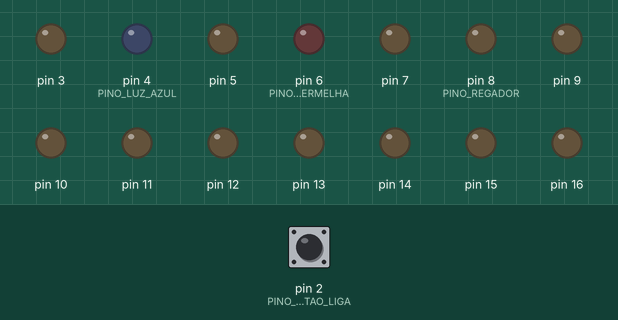
A sketch run on a simulated Arduino Uno, built with avr-gcc and run on an emulated ATmega328P. Shown: output pins drawn as LEDs (lit = HIGH). Dashed ring = blinking. The test bench sets the inputs (shaded band); at power-on: pin 2 (PINO_BOTAO_LIGA) HIGH.

Above: at 5.7 s.
5.8 s: pin 2 (PINO_BOTAO_LIGA) pulled LOW for 0.15 s
At 6.2 s:
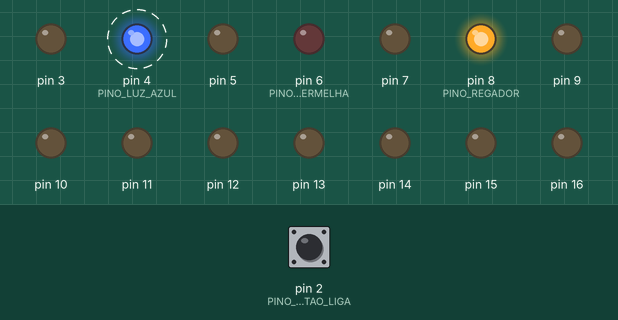
At 6.7 s:
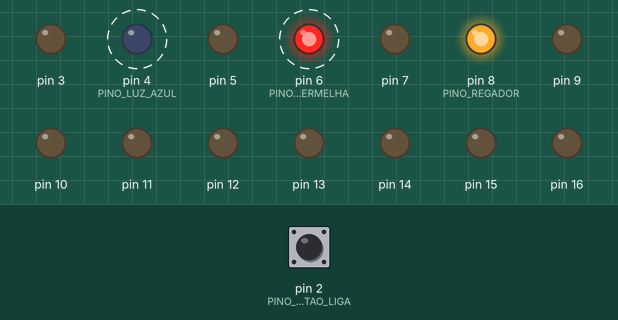
Timing chart, 0 to 14.8 s (numbered marks = the images above; inputs shaded):
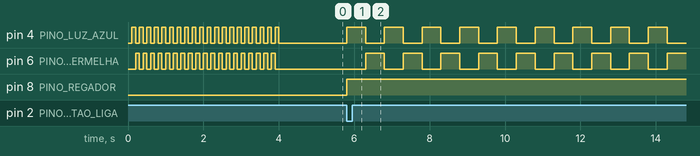

The sketch:

nano_irrigador.ino
```cpp
//tempo que a irrigação ficará ligada quando apertar o botao (em minutos)
#define TEMPO_LIGADO_MINUTOS 10

#define PINO_BOTAO_LIGA 2
#define PINO_LUZ_AZUL 4
#define PINO_LUZ_VERMELHA 6
#define PINO_REGADOR 8

volatile bool ligarRegador = false;

enum StatusLuzes
{
  AZUL,
  VERMELHA,
  NENHUMA
};

void ligaValvulaIrrigacao();
void desligaValvulaIrrigacao();
void atualizaStatusLuzes(StatusLuzes s);
void efetuaIrrigacao(int32_t segundos);
void digitalInterrupt();
void entraEmSonoProfundo();

void setup() {

#ifdef MSGS_SERIAL
  Serial.begin(9600);
  Serial.println("Iniciando sistema...");
#endif

  //********************************************************************************************************
  //técnicas para diminuição de consumo, técnicas do video https://www.youtube.com/watch?v=urLSDi7SD8M
  //passa todos os outros pinos para OUTPUT
  pinMode(3, OUTPUT);
  pinMode(4, OUTPUT);
  pinMode(5, OUTPUT);
  pinMode(6, OUTPUT);
  pinMode(7, OUTPUT);
  pinMode(8, OUTPUT);
  pinMode(9, OUTPUT);
  pinMode(10, OUTPUT);
  pinMode(11, OUTPUT);
  pinMode(12, OUTPUT);
  pinMode(13, OUTPUT);
  pinMode(14, OUTPUT);
  pinMode(15, OUTPUT);
  pinMode(16, OUTPUT);
  pinMode(17, OUTPUT);
  pinMode(18, OUTPUT);
  pinMode(19, OUTPUT);

  //desabilita o conversor analógico-digital
  ADCSRA &= ~(1 << 7);
  //********************************************************************************************************

  //define a interrupção pra quando o pino vai pra LOW (falling edge)
  pinMode(PINO_BOTAO_LIGA, INPUT_PULLUP);
  ligarRegador = false;
  delay(1);
  attachInterrupt(digitalPinToInterrupt(PINO_BOTAO_LIGA), digitalInterrupt, FALLING);

  //default values
  digitalWrite(PINO_LUZ_AZUL, LOW);
  digitalWrite(PINO_LUZ_VERMELHA, LOW);
  digitalWrite(PINO_REGADOR, LOW);

  //pisca as luzes rapidamente pra dizer que o sistema ligou
  for (int i = 0; i < 20; i++)
  {
    delay(100);
    atualizaStatusLuzes(StatusLuzes::AZUL);
    delay(100);
    atualizaStatusLuzes(StatusLuzes::VERMELHA);
  }

  atualizaStatusLuzes(StatusLuzes::NENHUMA);

#ifdef MSGS_SERIAL
  Serial.println("Sistema iniciado");
#endif

  entraEmSonoProfundo();
}

void loop() {
  if (ligarRegador)
  {
#ifdef MSGS_SERIAL
    Serial.println("Ligando regador.");
#endif
    efetuaIrrigacao(TEMPO_LIGADO_MINUTOS * 60);
    ligarRegador = false;
    delay(500);//espera a valvula desmagnetizar

    entraEmSonoProfundo();
  }
}

void entraEmSonoProfundo()
{
#ifdef MSGS_SERIAL
  Serial.println("Entrando em deep sleep");
#endif
  delay(500);
  //bota o sistema em sleep até que uma interrupt no pin o acorde
  SMCR |= (1 << SM1); //power down mode
  SMCR |= SE; //enable sleep
  __asm__ __volatile__("sleep");
}

void digitalInterrupt()
{
  ligarRegador = true;
}

void ligaValvulaIrrigacao()
{
  digitalWrite(PINO_REGADOR, HIGH);
}

void desligaValvulaIrrigacao()
{
  digitalWrite(PINO_REGADOR, LOW);
}

void atualizaStatusLuzes(StatusLuzes s)
{
  switch (s)
  {
    case AZUL:
      digitalWrite(PINO_LUZ_AZUL, HIGH);
      digitalWrite(PINO_LUZ_VERMELHA, LOW);
      break;
    case VERMELHA:
      digitalWrite(PINO_LUZ_AZUL, LOW);
      digitalWrite(PINO_LUZ_VERMELHA, HIGH);
      break;
    case NENHUMA:
      digitalWrite(PINO_LUZ_AZUL, LOW);
      digitalWrite(PINO_LUZ_VERMELHA, LOW);
      break;
  }
}

void efetuaIrrigacao(int32_t segundos)
{
  //efetua irrigadao por x segundos
  ligaValvulaIrrigacao();
  while (segundos > 0)
  {
    segundos--;

    atualizaStatusLuzes(StatusLuzes::AZUL);
    delay(500);
    atualizaStatusLuzes(StatusLuzes::VERMELHA);
    delay(500);

  }

  desligaValvulaIrrigacao();

  //termina desligando as luzes
  atualizaStatusLuzes(StatusLuzes::NENHUMA);

}
```

Measured:
- after the input at 5.8 s, pin 4 (PINO_LUZ_AZUL): alternates HIGH for 0.50 s and LOW for 0.50 s, starting at once; pin 6 (PINO_LUZ_VERMELHA): alternates HIGH for 0.50 s and LOW for 0.50 s, starting after 0.50 s; pin 8 (PINO_REGADOR): LOW → HIGH at once
